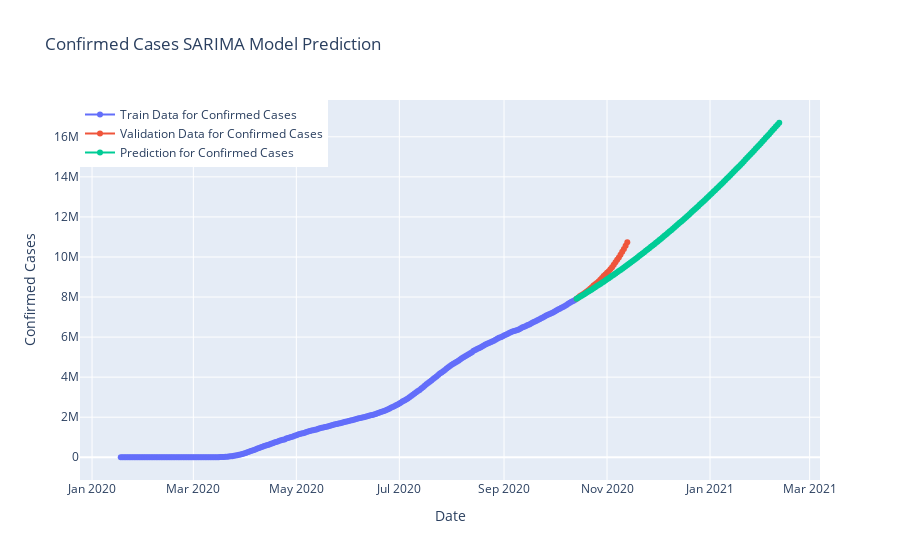

The code cell stored with this chart in its notebook:
### Code cell
fig=go.Figure()
fig.add_trace(go.Scatter(x=model_train.index, y=model_train["cumulative_confirmed"],
                    mode='lines+markers',name="Train Data for Confirmed Cases"))
fig.add_trace(go.Scatter(x=valid.index, y=valid["cumulative_confirmed"],
                    mode='lines+markers',name="Validation Data for Confirmed Cases",))
fig.add_trace(go.Scatter(x=y_pred.index, y=y_pred["SARIMA Model Prediction"],
                    mode='lines+markers',name="Prediction for Confirmed Cases",))
fig.update_layout(title="Confirmed Cases SARIMA Model Prediction",
                 xaxis_title="Date",yaxis_title="Confirmed Cases",legend=dict(x=0,y=1,traceorder="normal"))
fig.show()
